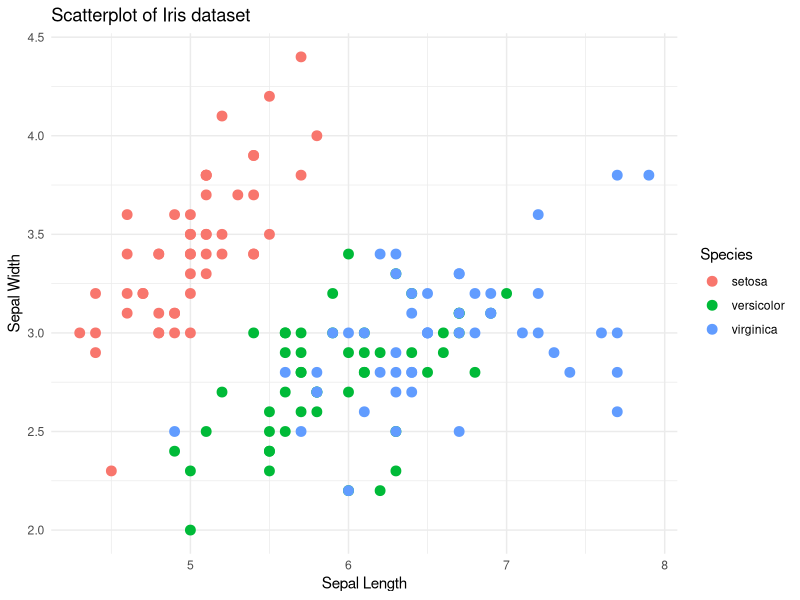
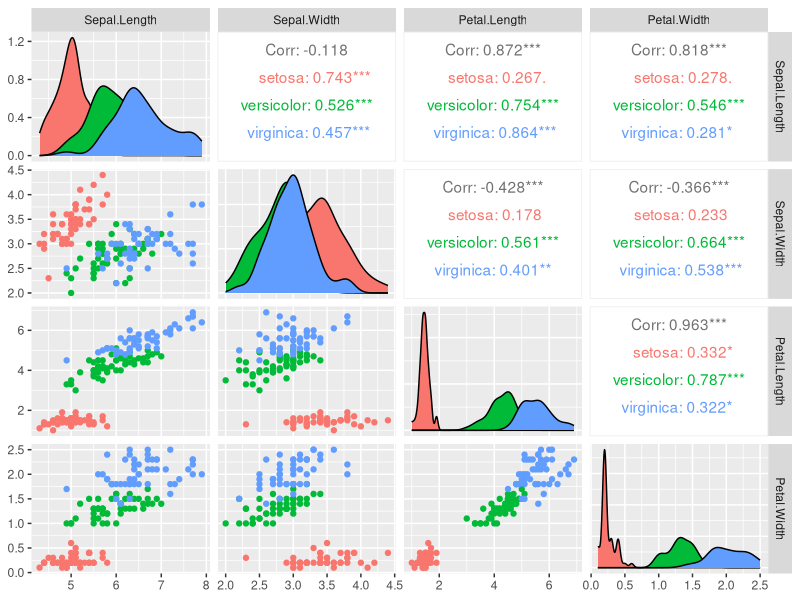

Reproduce these figures in R, in order. (Note: this script raises an error after producing the figures.)
# A model that can classify iris flowers into different species based on their sepal
#and petal measurements.

rm(list=ls())
set.seed(1234)

data=iris
print(data)
attach(data)



#DATA PREPROCESSING,

# dimension of the data
dim(data)

# structure of the dataset
str(data)

# statistics of the data
summary(data)

# handling missing values if any
data=na.omit(data);data





# VISUALISATION

# Scatterplot
library(ggplot2)
ggplot(data,aes(x=Sepal.Length,y=Sepal.Width,col=Species))+
  geom_point(size=3)+labs(title="Scatterplot of Iris dataset",
                          x="Sepal Length",y="Sepal Width")+theme_minimal()

# Multiple Scatterplot
library(GGally)
ggpairs(data = data, columns = 1:4, aes(col = Species))





# MODELING

# Spliting the data into training (80%) and testing (20%) sets
install.packages("caTools")
library(caTools) 
split=sample.split(data$Species, SplitRatio = 0.8)
train_data=subset(data, split == T)
test_data=subset(data, split == F)


# Decision Tree Model
install.packages("rpart")
library(rpart)
dt_model=rpart(Species ~ ., data = train_data, method = "class")
plot(dt_model)
text(dt_model, use.n = TRUE)
dt_predictions=predict(dt_model, test_data, type = "class")
dt_confusion_matrix=table(Predicted = dt_predictions, Actual = test_data$Species)
print(dt_confusion_matrix)
dt_accuracy=sum(diag(dt_confusion_matrix)) / sum(dt_confusion_matrix)
print(paste("Decision Tree Accuracy:", round(dt_accuracy * 100, 2), "%"))


# Logistic Regression Model
install.packages("nnet") 
library(nnet)
lr_model=multinom(Species ~ ., data = train_data)
lr_predictions=predict(lr_model, test_data)
lr_confusion_matrix=table(Predicted = lr_predictions, Actual = test_data$Species)
print(lr_confusion_matrix)
lr_accuracy=sum(diag(lr_confusion_matrix)) / sum(lr_confusion_matrix)
print(paste("Logistic Regression Accuracy:", round(lr_accuracy * 100, 2), "%"))


# Random Forest Model
install.packages("randomForest")
library(randomForest)
rf_model=randomForest(Species ~ ., data = train_data, ntree = 100)
rf_predictions=predict(rf_model, test_data)
rf_confusion_matrix=table(Predicted = rf_predictions, Actual = test_data$Species)
print(rf_confusion_matrix)
rf_accuracy=sum(diag(rf_confusion_matrix)) / sum(rf_confusion_matrix)
print(paste("Random Forest Accuracy:", round(rf_accuracy * 100, 2), "%"))


# Accuracy comparision 
method=c("Decision Tree Model","Logistic Regression Model","Random Forest Model")
accuracy=c(dt_accuracy,lr_accuracy,rf_accuracy)
d=data.frame(method,accuracy);d
